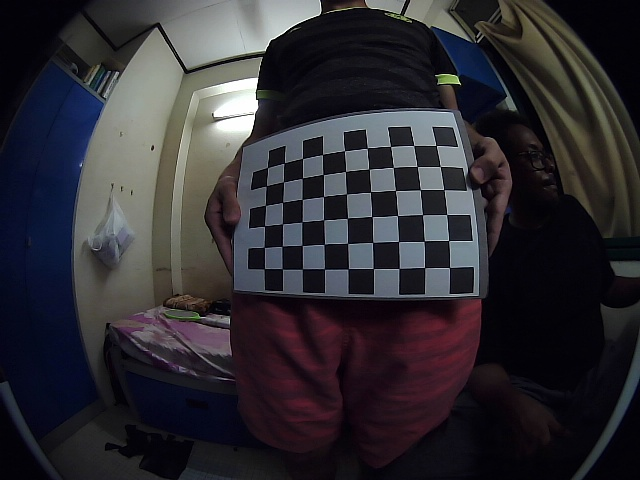
#> input picture dataset/Calibration/image_no_10.jpg, 640 x 480 px; its folder holds 4 pictures in this run
$ python autoCalibration.py
#> lines starting #> are read from the running program, lines starting #| are printed output that depends on the picture; long printed decimals are rounded
### myPackage/FisheyeCalibration.py
import cv2
import numpy as np

class FisheyeCalibration:
    def __init__(self, width, height):
        self.imageShape = None
        self.objectPoints = [] # 3d/real world coordinates
        self.imagePoints  = [] # 2d coordinates
        self.checkerboardDimension = (width, height)
        """
        / These two lines define the ideal internal corner in a checkerboard of any size
        / Z coordinates are assumed to be zero to make it simple
        """
        self.idealObjectPoints = np.zeros((1, self.checkerboardDimension[0]*self.checkerboardDimension[1], 3), np.float32)
        self.idealObjectPoints[0,:,:2] = np.mgrid[0:self.checkerboardDimension[0], 0:self.checkerboardDimension[1]].T.reshape(-1,2)
        """
        if we have 3x3 checker board, that means, there will be 9 corners
        Thus, output/objp will be (0,0), (1,0), (2,0), (0,1), (1,1), (2,1), (0,2), (1,2), (2,2)
        """
        self.subpixCriteria = (cv2.TERM_CRITERIA_EPS + cv2.TERM_CRITERIA_MAX_ITER, 30, 0.1)
        self.K = np.zeros((3,3))
        self.D = np.zeros((4,1))
        self.numPoints = 0
        self.calibrationFlags = cv2.fisheye.CALIB_RECOMPUTE_EXTRINSIC + cv2.fisheye.CALIB_CHECK_COND +cv2.fisheye.CALIB_FIX_SKEW

    def processFrame(self, image):
        if self.imageShape == None:
            self.imageShape = image.shape[0:2]
        else:
            assert self.imageShape == image.shape[0:2] # all images must have the same shape

        gray = cv2.cvtColor(image, cv2.COLOR_RGB2GRAY)

        ret, corners = cv2.findChessboardCorners(gray, self.checkerboardDimension, cv2.CALIB_CB_ADAPTIVE_THRESH+cv2.CALIB_CB_FAST_CHECK+cv2.CALIB_CB_NORMALIZE_IMAGE)
        if ret:
            self.objectPoints.append(self.idealObjectPoints)
            corners = cv2.cornerSubPix(gray, corners, (3,3), (-1,-1), self.subpixCriteria)
            self.imagePoints.append(corners)

    def findOptimalK_D(self):
        self.numPoints = len(self.objectPoints)
        rotationVectors = [np.zeros((1,1,3), dtype=np.float64) for i in range(self.numPoints)]
        translationVectors = [np.zeros((1,1,3), dtype=np.float64) for i in range(self.numPoints)]

        _, self.K, self.D, _, _ = cv2.fisheye.calibrate(
                self.objectPoints,
                self.imagePoints,
                self.imageShape[::-1],
                self.K,
                self.D,
                rotationVectors,
                translationVectors,
                self.calibrationFlags,
                (cv2.TERM_CRITERIA_EPS+cv2.TERM_CRITERIA_MAX_ITER, 30, 1e-6)
                )

    def displayK_D(self):
        print("Found " + str(self.numPoints) + " foud images for calibration")
        print("DIM=" + str(self.imageShape[::-1]))
        print("K= (" + str(self.K.tolist()) + ")")
        print("D= (" + str(self.D.tolist()) + ")")

    def storeK_D(self):
        file = open("K_D_Values.txt", "w+")
        file.write("width  = " + str(self.imageShape[::-1][0])+"\n")
        file.write("height = " + str(self.imageShape[::-1][1])+"\n")

        file.write("fx = "+str(self.K[0][0])+ "\n")
        file.write("fy = "+str(self.K[1][1])+ "\n")
        file.write("cx = "+str(self.K[0][2])+ "\n")
        file.write("cy = "+str(self.K[1][2])+ "\n")

        file.write("dOne = "+str(self.D[0][0])+ "\n")
        file.write("dTwo = "+str(self.D[1][0])+ "\n")
        file.write("dThree = "+str(self.D[2][0])+ "\n")
        file.write("dFour = "+str(self.D[3][0])+ "\n")

        file.close()

### Analysis/autoCalibration.py
import cv2
import glob
from myPackage.FisheyeCalibration import FisheyeCalibration

fisheyeCalibration = FisheyeCalibration(6,9)

for imagePath in glob.glob("dataset/Calibration/*"):
    image = cv2.imread(imagePath)
#> image is the input picture: shape (480, 640, 3); mean B, G, R 50, 44.5, 46.6

    fisheyeCalibration.processFrame(image)
#> in processFrame, `gray = cv2.cvtColor(image, cv2.COLOR_RGB2GRAY)`:
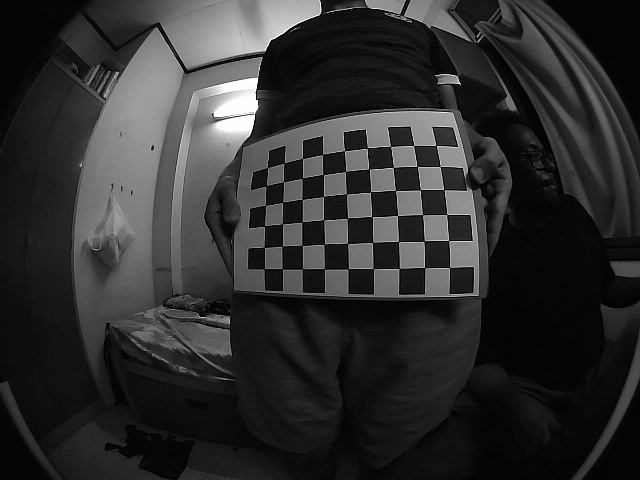
#> gray: shape (480, 640); min 0, max 255, mean 46.4
#> in processFrame, `ret, corners = cv2.findChessboardCorners(gray, self.checkerboardDimens..`: ret = True; corners = 54 rows, first 8: [436, 145.4], [440.4, 166.5], [443.6, 189.6], [446.6, 214.5], [448.6, 240.5], [449.4, 267.5], [413.6, 145.5], [417.2, 166.5]
#> in processFrame, `corners = cv2.cornerSubPix(gray, corners, (3,3), (-1,-1), self.subpixC..`: corners = 54 rows, first 8: [436, 145.5], [440.4, 166.5], [443.7, 189.6], [446.6, 214.5], [448.5, 240.5], [449.5, 267.5], [413.6, 145.5], [417.2, 166.5]
#> pass 2 of the loop `for imagePath in glob.glob("dataset/Calibration/*"):`:
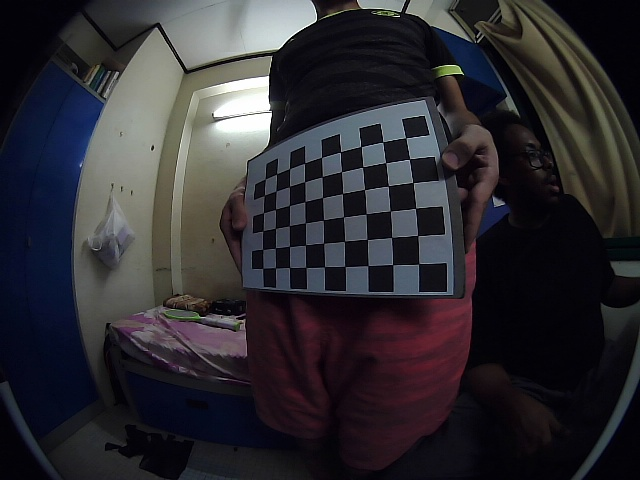
#> input picture dataset/Calibration/image_no_11.jpg, 640 x 480 px
#> image is the input picture: shape (480, 640, 3); mean B, G, R 48.7, 43.7, 45.5
#> in processFrame (call 2), `gray = cv2.cvtColor(image, cv2.COLOR_RGB2GRAY)`:
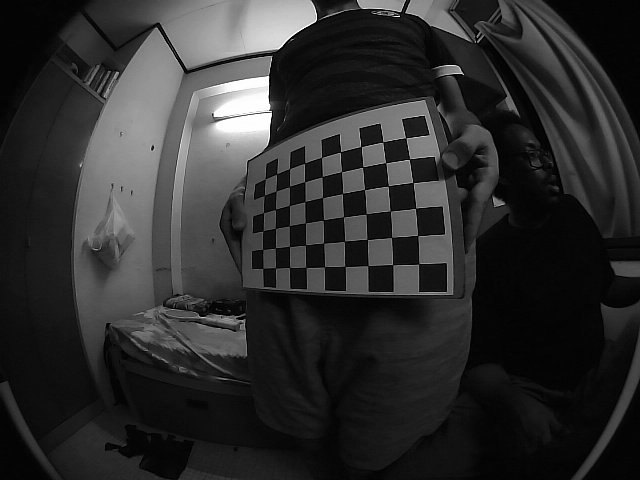
#> gray: shape (480, 640); min 0, max 255, mean 45.4
#> in processFrame (call 2), `ret, corners = cv2.findChessboardCorners(gray, self.checkerboardDimens..`: corners = 54 rows, first 8: [405.5, 138], [409.5, 159.2], [412.6, 182.4], [415.6, 208.5], [417.5, 235.5], [418.7, 263.5], [382.7, 141.7], [385.4, 162.8]
#> in processFrame (call 2), `corners = cv2.cornerSubPix(gray, corners, (3,3), (-1,-1), self.subpixC..`: corners = 54 rows, first 8: [405.8, 137.7], [409.5, 159.2], [412.9, 182.5], [415.6, 208.4], [417.6, 235.5], [418.7, 263.6], [382.6, 142], [385.6, 162.5]
#> pass 3 of the loop `for imagePath in glob.glob("dataset/Calibration/*"):`:
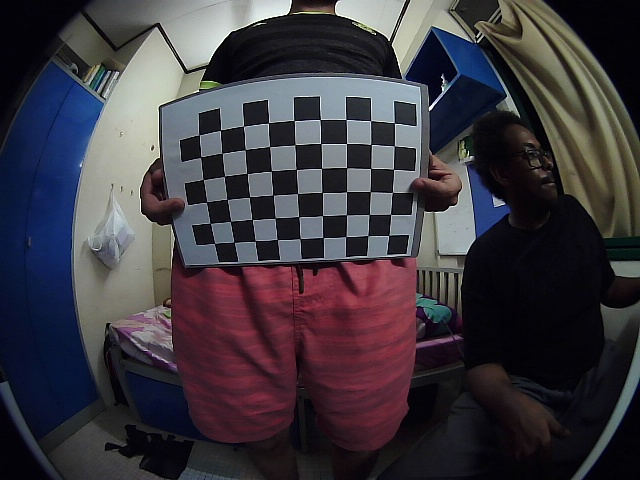
#> input picture dataset/Calibration/image_no_12.jpg, 640 x 480 px
#> image is the input picture: shape (480, 640, 3); mean B, G, R 63.3, 56.3, 60.9
#> in processFrame (call 3), `gray = cv2.cvtColor(image, cv2.COLOR_RGB2GRAY)`:
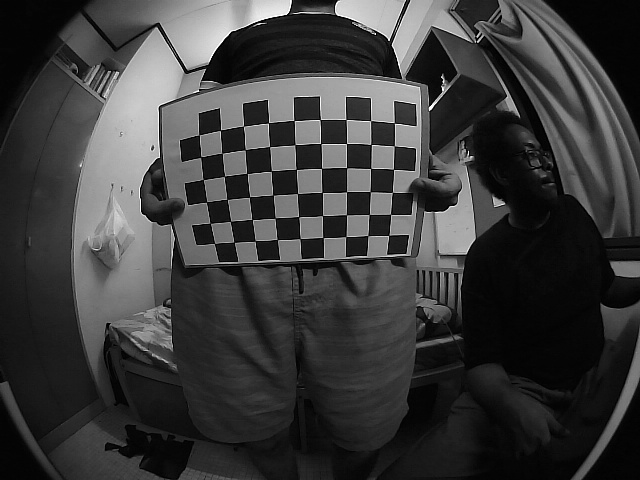
#> gray: shape (480, 640); min 0, max 255, mean 58.9
#> in processFrame (call 3), `ret, corners = cv2.findChessboardCorners(gray, self.checkerboardDimens..`: corners = 54 rows, first 8: [394.2, 122.8], [394.3, 145.7], [393.5, 169.4], [392.5, 192.3], [390.6, 214.3], [388.6, 235.4], [370.6, 120.7], [371, 144.5]
#> in processFrame (call 3), `corners = cv2.cornerSubPix(gray, corners, (3,3), (-1,-1), self.subpixC..`: corners = 54 rows, first 8: [394.3, 122.9], [394.3, 145.7], [393.5, 169.4], [392.5, 192.3], [390.5, 214.3], [388.6, 235.4], [370.6, 120.6], [371, 144.5]
#> the loop made 4 passes; the first 3 are shown

fisheyeCalibration.findOptimalK_D()
#> in findOptimalK_D, `self.numPoints = len(self.objectPoints)`: self.numPoints = 4
#> in findOptimalK_D, `_, self.K, self.D, _, _ = cv2.fisheye.calibrate( self.objectPoints, se..`: self.K = [[234.5, 0, 320.5], [0, 235.5, 255.6], [0, 0, 1]]; self.D = [-0.0181, -0.0846, 0.0152, 0.107]
fisheyeCalibration.displayK_D()
#| Found 4 foud images for calibration
#| DIM=(640, 480)
#| K= ([[234.539, 0.0, 320.506], [0.0, 235.496, 255.628], [0.0, 0.0, 1.0]])
#| D= ([[-0.01814], [-0.08455], [0.01519], [0.1067]])
fisheyeCalibration.storeK_D()
